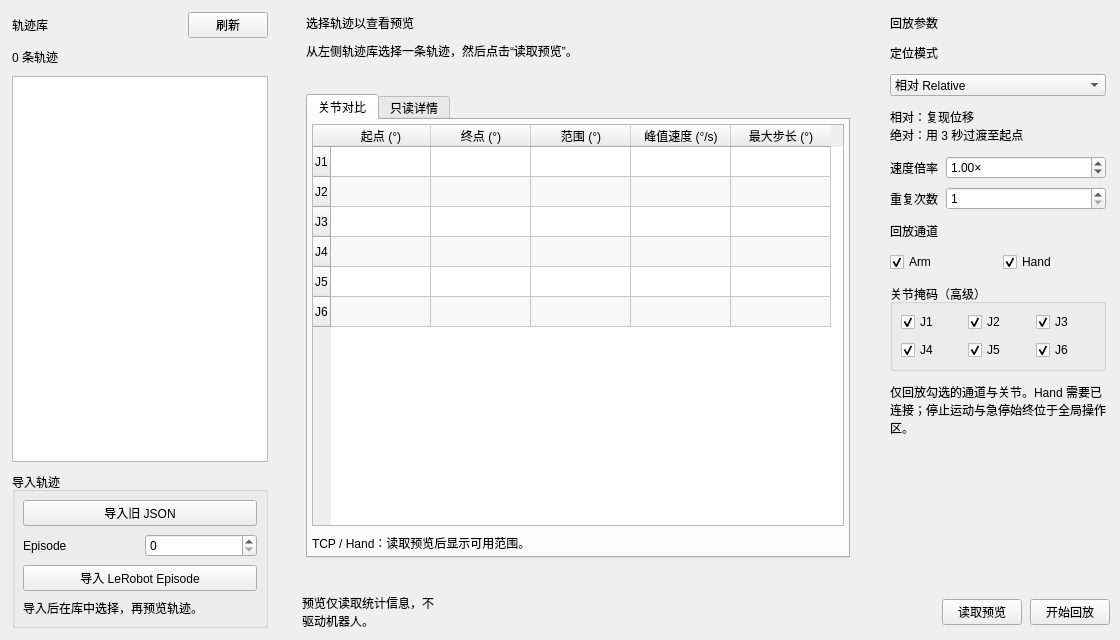
<?xml version='1.0' encoding='utf-8'?>
<ui version="4.0">
 <class>TrajectoryPanel</class>
 <widget class="QWidget" name="TrajectoryPanel">
  <property name="geometry">
   <rect>
    <x>0</x>
    <y>0</y>
    <width>1120</width>
    <height>640</height>
   </rect>
  </property>
  <property name="minimumSize">
   <size>
    <width>0</width>
    <height>260</height>
   </size>
  </property>
  <layout class="QHBoxLayout" name="trajectory_root_layout" stretch="0,1">
   <property name="leftMargin">
    <number>0</number>
   </property>
   <property name="topMargin">
    <number>0</number>
   </property>
   <property name="rightMargin">
    <number>0</number>
   </property>
   <property name="bottomMargin">
    <number>0</number>
   </property>
   <property name="spacing">
    <number>12</number>
   </property>
   <item>
    <widget class="QFrame" name="trajectory_library_panel">
     <property name="minimumSize">
      <size>
       <width>212</width>
       <height>0</height>
      </size>
     </property>
     <property name="maximumSize">
      <size>
       <width>280</width>
       <height>16777215</height>
      </size>
     </property>
     <property name="role" stdset="0">
      <string>surfacePanel</string>
     </property>
     <layout class="QVBoxLayout" name="trajectory_library_layout">
      <property name="leftMargin">
       <number>12</number>
      </property>
      <property name="topMargin">
       <number>12</number>
      </property>
      <property name="rightMargin">
       <number>12</number>
      </property>
      <property name="bottomMargin">
       <number>12</number>
      </property>
      <property name="spacing">
       <number>10</number>
      </property>
      <item>
       <layout class="QHBoxLayout" name="trajectory_library_header" stretch="1,0">
        <property name="leftMargin">
         <number>0</number>
        </property>
        <property name="topMargin">
         <number>0</number>
        </property>
        <property name="rightMargin">
         <number>0</number>
        </property>
        <property name="bottomMargin">
         <number>0</number>
        </property>
        <property name="spacing">
         <number>10</number>
        </property>
        <item>
         <widget class="QLabel" name="trajectory_library_title">
          <property name="text">
           <string>轨迹库</string>
          </property>
          <property name="wordWrap">
           <bool>true</bool>
          </property>
          <property name="role" stdset="0">
           <string>sectionTitle</string>
          </property>
         </widget>
        </item>
        <item>
         <widget class="QPushButton" name="trajectory_refresh_button">
          <property name="text">
           <string>刷新</string>
          </property>
          <property name="role" stdset="0">
           <string>quiet</string>
          </property>
         </widget>
        </item>
       </layout>
      </item>
      <item>
       <widget class="QLabel" name="trajectory_library_count">
        <property name="text">
         <string>0 条轨迹</string>
        </property>
        <property name="wordWrap">
         <bool>true</bool>
        </property>
        <property name="role" stdset="0">
         <string>mutedText</string>
        </property>
       </widget>
      </item>
      <item>
       <widget class="QListWidget" name="trajectory_saved_list">
        <property name="role" stdset="0">
         <string>trajectoryLibrary</string>
        </property>
        <property name="wordWrap">
         <bool>true</bool>
        </property>
        <property name="selectionMode">
         <enum>QAbstractItemView::SingleSelection</enum>
        </property>
       </widget>
      </item>
      <item>
       <widget class="QGroupBox" name="trajectory_import_group">
        <property name="title">
         <string>导入轨迹</string>
        </property>
        <layout class="QVBoxLayout" name="trajectory_import_layout">
         <property name="leftMargin">
          <number>8</number>
         </property>
         <property name="topMargin">
          <number>8</number>
         </property>
         <property name="rightMargin">
          <number>8</number>
         </property>
         <property name="bottomMargin">
          <number>8</number>
         </property>
         <property name="spacing">
          <number>8</number>
         </property>
         <item>
          <widget class="QPushButton" name="trajectory_import_json_button">
           <property name="text">
            <string>导入旧 JSON</string>
           </property>
          </widget>
         </item>
         <item>
          <layout class="QHBoxLayout" name="trajectory_episode_row">
           <property name="leftMargin">
            <number>0</number>
           </property>
           <property name="topMargin">
            <number>0</number>
           </property>
           <property name="rightMargin">
            <number>0</number>
           </property>
           <property name="bottomMargin">
            <number>0</number>
           </property>
           <property name="spacing">
            <number>10</number>
           </property>
           <item>
            <widget class="QLabel" name="trajectory_episode_label">
             <property name="text">
              <string>Episode</string>
             </property>
             <property name="wordWrap">
              <bool>true</bool>
             </property>
            </widget>
           </item>
           <item>
            <widget class="QSpinBox" name="trajectory_episode_spin">
             <property name="maximum">
              <number>1000000</number>
             </property>
             <property name="toolTip">
              <string>选择要从 LeRobot 数据集导入的 Episode 索引</string>
             </property>
            </widget>
           </item>
          </layout>
         </item>
         <item>
          <widget class="QPushButton" name="trajectory_import_episode_button">
           <property name="text">
            <string>导入 LeRobot Episode</string>
           </property>
          </widget>
         </item>
         <item>
          <widget class="QLabel" name="trajectory_import_hint">
           <property name="text">
            <string>导入后在库中选择，再预览轨迹。</string>
           </property>
           <property name="wordWrap">
            <bool>true</bool>
           </property>
           <property name="role" stdset="0">
            <string>mutedText</string>
           </property>
          </widget>
         </item>
        </layout>
       </widget>
      </item>
     </layout>
    </widget>
   </item>
   <item>
    <widget class="QWidget" name="trajectory_workspace">
     <layout class="QVBoxLayout" name="trajectory_workspace_layout" stretch="1,0">
      <property name="leftMargin">
       <number>0</number>
      </property>
      <property name="topMargin">
       <number>0</number>
      </property>
      <property name="rightMargin">
       <number>0</number>
      </property>
      <property name="bottomMargin">
       <number>0</number>
      </property>
      <property name="spacing">
       <number>12</number>
      </property>
      <item>
       <widget class="QScrollArea" name="trajectory_content_scroll">
        <property name="widgetResizable">
         <bool>true</bool>
        </property>
        <property name="frameShape">
         <enum>QFrame::NoFrame</enum>
        </property>
        <property name="horizontalScrollBarPolicy">
         <enum>Qt::ScrollBarAsNeeded</enum>
        </property>
        <widget class="QWidget" name="trajectory_content">
         <property name="geometry">
          <rect>
           <x>0</x>
           <y>0</y>
           <width>860</width>
           <height>520</height>
          </rect>
         </property>
         <layout class="QHBoxLayout" name="trajectory_content_layout" stretch="1,0">
          <property name="leftMargin">
           <number>0</number>
          </property>
          <property name="topMargin">
           <number>0</number>
          </property>
          <property name="rightMargin">
           <number>0</number>
          </property>
          <property name="bottomMargin">
           <number>0</number>
          </property>
          <property name="spacing">
           <number>12</number>
          </property>
          <item>
           <widget class="QStackedWidget" name="trajectory_center_stack">
            <property name="currentIndex">
             <number>1</number>
            </property>
            <widget class="QFrame" name="trajectory_record_center">
             <property name="role" stdset="0">
              <string>surfacePanel</string>
             </property>
             <layout class="QVBoxLayout" name="trajectory_record_center_layout">
              <property name="leftMargin">
               <number>18</number>
              </property>
              <property name="topMargin">
               <number>18</number>
              </property>
              <property name="rightMargin">
               <number>18</number>
              </property>
              <property name="bottomMargin">
               <number>18</number>
              </property>
              <property name="spacing">
               <number>16</number>
              </property>
              <item>
               <widget class="QLabel" name="trajectory_record_title">
                <property name="text">
                 <string>录制工作区</string>
                </property>
                <property name="wordWrap">
                 <bool>true</bool>
                </property>
                <property name="role" stdset="0">
                 <string>sectionTitle</string>
                </property>
               </widget>
              </item>
              <item>
               <widget class="QLabel" name="trajectory_record_indicator">
                <property name="text">
                 <string>REC · 准备录制</string>
                </property>
                <property name="wordWrap">
                 <bool>true</bool>
                </property>
                <property name="role" stdset="0">
                 <string>metricValue</string>
                </property>
               </widget>
              </item>
              <item>
               <widget class="QLabel" name="trajectory_status_label">
                <property name="text">
                 <string>未录制 · 0 帧 · 0.00 s</string>
                </property>
                <property name="wordWrap">
                 <bool>true</bool>
                </property>
                <property name="role" stdset="0">
                 <string>stateHeadline</string>
                </property>
               </widget>
              </item>
              <item>
               <layout class="QHBoxLayout" name="trajectory_record_metrics" stretch="1,1">
                <property name="leftMargin">
                 <number>0</number>
                </property>
                <property name="topMargin">
                 <number>0</number>
                </property>
                <property name="rightMargin">
                 <number>0</number>
                </property>
                <property name="bottomMargin">
                 <number>0</number>
                </property>
                <property name="spacing">
                 <number>10</number>
                </property>
                <item>
                 <widget class="QWidget" name="trajectory_frames_metric">
                  <layout class="QVBoxLayout" name="trajectory_frames_layout">
                   <property name="leftMargin">
                    <number>0</number>
                   </property>
                   <property name="topMargin">
                    <number>0</number>
                   </property>
                   <property name="rightMargin">
                    <number>0</number>
                   </property>
                   <property name="bottomMargin">
                    <number>0</number>
                   </property>
                   <property name="spacing">
                    <number>4</number>
                   </property>
                   <item>
                    <widget class="QLabel" name="trajectory_frames_label">
                     <property name="text">
                      <string>已采集帧数</string>
                     </property>
                     <property name="wordWrap">
                      <bool>true</bool>
                     </property>
                     <property name="role" stdset="0">
                      <string>metricLabel</string>
                     </property>
                    </widget>
                   </item>
                   <item>
                    <widget class="QLabel" name="trajectory_frames_value">
                     <property name="text">
                      <string>—</string>
                     </property>
                     <property name="wordWrap">
                      <bool>true</bool>
                     </property>
                     <property name="role" stdset="0">
                      <string>metricValue</string>
                     </property>
                    </widget>
                   </item>
                  </layout>
                 </widget>
                </item>
                <item>
                 <widget class="QWidget" name="trajectory_elapsed_metric">
                  <layout class="QVBoxLayout" name="trajectory_elapsed_layout">
                   <property name="leftMargin">
                    <number>0</number>
                   </property>
                   <property name="topMargin">
                    <number>0</number>
                   </property>
                   <property name="rightMargin">
                    <number>0</number>
                   </property>
                   <property name="bottomMargin">
                    <number>0</number>
                   </property>
                   <property name="spacing">
                    <number>4</number>
                   </property>
                   <item>
                    <widget class="QLabel" name="trajectory_elapsed_label">
                     <property name="text">
                      <string>录制时长</string>
                     </property>
                     <property name="wordWrap">
                      <bool>true</bool>
                     </property>
                     <property name="role" stdset="0">
                      <string>metricLabel</string>
                     </property>
                    </widget>
                   </item>
                   <item>
                    <widget class="QLabel" name="trajectory_elapsed_value">
                     <property name="text">
                      <string>—</string>
                     </property>
                     <property name="wordWrap">
                      <bool>true</bool>
                     </property>
                     <property name="role" stdset="0">
                      <string>metricValue</string>
                     </property>
                    </widget>
                   </item>
                  </layout>
                 </widget>
                </item>
               </layout>
              </item>
              <item>
               <widget class="QLabel" name="trajectory_record_context">
                <property name="text">
                 <string>输入名称后开始记录。采集当前控制流程中的机器人与 Hand 状态或指令。</string>
                </property>
                <property name="wordWrap">
                 <bool>true</bool>
                </property>
                <property name="role" stdset="0">
                 <string>mutedText</string>
                </property>
               </widget>
              </item>
              <item>
               <widget class="QLabel" name="trajectory_record_guidance">
                <property name="text">
                 <string>录制期间可继续操作遥操。完成后点击“停止并保存”；保存失败时可重试，或取消本次记录。</string>
                </property>
                <property name="wordWrap">
                 <bool>true</bool>
                </property>
                <property name="role" stdset="0">
                 <string>mutedText</string>
                </property>
               </widget>
              </item>
              <item>
               <spacer name="trajectory_record_space">
                <property name="orientation">
                 <enum>Qt::Vertical</enum>
                </property>
                <property name="sizeHint">
                 <size>
                  <width>20</width>
                  <height>20</height>
                 </size>
                </property>
               </spacer>
              </item>
             </layout>
            </widget>
            <widget class="QFrame" name="trajectory_replay_center">
             <property name="role" stdset="0">
              <string>surfacePanel</string>
             </property>
             <layout class="QVBoxLayout" name="trajectory_replay_center_layout" stretch="0,0,0,1">
              <property name="leftMargin">
               <number>14</number>
              </property>
              <property name="topMargin">
               <number>14</number>
              </property>
              <property name="rightMargin">
               <number>14</number>
              </property>
              <property name="bottomMargin">
               <number>14</number>
              </property>
              <property name="spacing">
               <number>10</number>
              </property>
              <item>
               <widget class="QLabel" name="trajectory_preview_summary">
                <property name="text">
                 <string>选择轨迹以查看预览</string>
                </property>
                <property name="wordWrap">
                 <bool>true</bool>
                </property>
                <property name="role" stdset="0">
                 <string>sectionTitle</string>
                </property>
               </widget>
              </item>
              <item>
               <widget class="QLabel" name="trajectory_preview_hint">
                <property name="text">
                 <string>从左侧轨迹库选择一条轨迹，然后点击“读取预览”。</string>
                </property>
                <property name="wordWrap">
                 <bool>true</bool>
                </property>
                <property name="role" stdset="0">
                 <string>mutedText</string>
                </property>
               </widget>
              </item>
              <item>
               <widget class="QLabel" name="trajectory_preview_warnings">
                <property name="text">
                 <string />
                </property>
                <property name="wordWrap">
                 <bool>true</bool>
                </property>
                <property name="role" stdset="0">
                 <string>stateHeadline</string>
                </property>
               </widget>
              </item>
              <item>
               <widget class="QTabWidget" name="trajectory_preview_tabs">
                <property name="currentIndex">
                 <number>0</number>
                </property>
                <widget class="QWidget" name="trajectory_preview_overview">
                 <attribute name="title">
                  <string>关节对比</string>
                 </attribute>
                 <layout class="QVBoxLayout" name="trajectory_overview_layout">
                  <property name="leftMargin">
                   <number>4</number>
                  </property>
                  <property name="topMargin">
                   <number>4</number>
                  </property>
                  <property name="rightMargin">
                   <number>4</number>
                  </property>
                  <property name="bottomMargin">
                   <number>4</number>
                  </property>
                  <property name="spacing">
                   <number>8</number>
                  </property>
                  <item>
                   <widget class="QTableWidget" name="trajectory_joint_table">
                    <property name="rowCount">
                     <number>6</number>
                    </property>
                    <property name="columnCount">
                     <number>5</number>
                    </property>
                    <property name="alternatingRowColors">
                     <bool>true</bool>
                    </property>
                    <property name="minimumSize">
                     <size>
                      <width>0</width>
                      <height>236</height>
                     </size>
                    </property>
                    <property name="editTriggers">
                     <set>QAbstractItemView::NoEditTriggers</set>
                    </property>
                    <property name="selectionMode">
                     <enum>QAbstractItemView::NoSelection</enum>
                    </property>
                    <property name="focusPolicy">
                     <enum>Qt::NoFocus</enum>
                    </property>
                    <row>
                     <property name="text">
                      <string>J1</string>
                     </property>
                    </row>
                    <row>
                     <property name="text">
                      <string>J2</string>
                     </property>
                    </row>
                    <row>
                     <property name="text">
                      <string>J3</string>
                     </property>
                    </row>
                    <row>
                     <property name="text">
                      <string>J4</string>
                     </property>
                    </row>
                    <row>
                     <property name="text">
                      <string>J5</string>
                     </property>
                    </row>
                    <row>
                     <property name="text">
                      <string>J6</string>
                     </property>
                    </row>
                    <column>
                     <property name="text">
                      <string>起点 (°)</string>
                     </property>
                    </column>
                    <column>
                     <property name="text">
                      <string>终点 (°)</string>
                     </property>
                    </column>
                    <column>
                     <property name="text">
                      <string>范围 (°)</string>
                     </property>
                    </column>
                    <column>
                     <property name="text">
                      <string>峰值速度 (°/s)</string>
                     </property>
                    </column>
                    <column>
                     <property name="text">
                      <string>最大步长 (°)</string>
                     </property>
                    </column>
                   </widget>
                  </item>
                  <item>
                   <widget class="QLabel" name="trajectory_tcp_hand_info">
                    <property name="text">
                     <string>TCP / Hand：读取预览后显示可用范围。</string>
                    </property>
                    <property name="wordWrap">
                     <bool>true</bool>
                    </property>
                    <property name="role" stdset="0">
                     <string>mutedText</string>
                    </property>
                   </widget>
                  </item>
                 </layout>
                </widget>
                <widget class="QWidget" name="trajectory_preview_details">
                 <attribute name="title">
                  <string>只读详情</string>
                 </attribute>
                 <layout class="QVBoxLayout" name="trajectory_details_layout">
                  <property name="leftMargin">
                   <number>4</number>
                  </property>
                  <property name="topMargin">
                   <number>4</number>
                  </property>
                  <property name="rightMargin">
                   <number>4</number>
                  </property>
                  <property name="bottomMargin">
                   <number>4</number>
                  </property>
                  <property name="spacing">
                   <number>10</number>
                  </property>
                  <item>
                   <widget class="QPlainTextEdit" name="trajectory_preview_text">
                    <property name="readOnly">
                     <bool>true</bool>
                    </property>
                    <property name="placeholderText">
                     <string>读取预览后显示原始单位的详细统计与警告。</string>
                    </property>
                   </widget>
                  </item>
                 </layout>
                </widget>
               </widget>
              </item>
             </layout>
            </widget>
           </widget>
          </item>
          <item>
           <widget class="QStackedWidget" name="trajectory_parameters_stack">
            <property name="currentIndex">
             <number>1</number>
            </property>
            <property name="minimumSize">
             <size>
              <width>210</width>
              <height>0</height>
             </size>
            </property>
            <property name="maximumSize">
             <size>
              <width>244</width>
              <height>16777215</height>
             </size>
            </property>
            <widget class="QFrame" name="trajectory_record_parameters">
             <property name="role" stdset="0">
              <string>surfacePanel</string>
             </property>
             <layout class="QVBoxLayout" name="trajectory_record_parameters_layout">
              <property name="leftMargin">
               <number>14</number>
              </property>
              <property name="topMargin">
               <number>14</number>
              </property>
              <property name="rightMargin">
               <number>14</number>
              </property>
              <property name="bottomMargin">
               <number>14</number>
              </property>
              <property name="spacing">
               <number>12</number>
              </property>
              <item>
               <widget class="QLabel" name="trajectory_record_parameters_title">
                <property name="text">
                 <string>录制参数</string>
                </property>
                <property name="wordWrap">
                 <bool>true</bool>
                </property>
                <property name="role" stdset="0">
                 <string>sectionTitle</string>
                </property>
               </widget>
              </item>
              <item>
               <widget class="QLabel" name="trajectory_record_name_label">
                <property name="text">
                 <string>轨迹名称</string>
                </property>
                <property name="wordWrap">
                 <bool>true</bool>
                </property>
               </widget>
              </item>
              <item>
               <widget class="QLineEdit" name="trajectory_record_name">
                <property name="placeholderText">
                 <string>例如 motor_pick_demo_01</string>
                </property>
               </widget>
              </item>
              <item>
               <widget class="QLabel" name="trajectory_record_name_hint">
                <property name="text">
                 <string>名称用于在轨迹库中识别本次记录。开始后名称将锁定。</string>
                </property>
                <property name="wordWrap">
                 <bool>true</bool>
                </property>
                <property name="role" stdset="0">
                 <string>mutedText</string>
                </property>
               </widget>
              </item>
              <item>
               <spacer name="trajectory_record_parameters_space">
                <property name="orientation">
                 <enum>Qt::Vertical</enum>
                </property>
                <property name="sizeHint">
                 <size>
                  <width>20</width>
                  <height>20</height>
                 </size>
                </property>
               </spacer>
              </item>
             </layout>
            </widget>
            <widget class="QFrame" name="trajectory_replay_parameters">
             <property name="role" stdset="0">
              <string>surfacePanel</string>
             </property>
             <layout class="QVBoxLayout" name="trajectory_replay_parameters_layout">
              <property name="leftMargin">
               <number>14</number>
              </property>
              <property name="topMargin">
               <number>14</number>
              </property>
              <property name="rightMargin">
               <number>14</number>
              </property>
              <property name="bottomMargin">
               <number>14</number>
              </property>
              <property name="spacing">
               <number>12</number>
              </property>
              <item>
               <widget class="QLabel" name="trajectory_replay_parameters_title">
                <property name="text">
                 <string>回放参数</string>
                </property>
                <property name="wordWrap">
                 <bool>true</bool>
                </property>
                <property name="role" stdset="0">
                 <string>sectionTitle</string>
                </property>
               </widget>
              </item>
              <item>
               <widget class="QLabel" name="trajectory_mode_label">
                <property name="text">
                 <string>定位模式</string>
                </property>
                <property name="wordWrap">
                 <bool>true</bool>
                </property>
               </widget>
              </item>
              <item>
               <widget class="QComboBox" name="trajectory_mode_combo">
                <property name="toolTip">
                 <string>相对：从当前位置复现位移；绝对：先用 3 秒过渡到轨迹起点</string>
                </property>
                <item>
                 <property name="text">
                  <string>相对 Relative</string>
                 </property>
                </item>
                <item>
                 <property name="text">
                  <string>绝对 Absolute</string>
                 </property>
                </item>
               </widget>
              </item>
              <item>
               <widget class="QLabel" name="trajectory_mode_hint">
                <property name="text">
                 <string>相对：复现位移
绝对：用 3 秒过渡至起点</string>
                </property>
                <property name="wordWrap">
                 <bool>true</bool>
                </property>
                <property name="role" stdset="0">
                 <string>mutedText</string>
                </property>
               </widget>
              </item>
              <item>
               <layout class="QFormLayout" name="trajectory_replay_values">
                <property name="leftMargin">
                 <number>0</number>
                </property>
                <property name="topMargin">
                 <number>0</number>
                </property>
                <property name="rightMargin">
                 <number>0</number>
                </property>
                <property name="bottomMargin">
                 <number>0</number>
                </property>
                <property name="spacing">
                 <number>8</number>
                </property>
                <item row="0" column="0">
                 <widget class="QLabel" name="trajectory_speed_label">
                  <property name="text">
                   <string>速度倍率</string>
                  </property>
                 </widget>
                </item>
                <item row="0" column="1">
                 <widget class="QDoubleSpinBox" name="trajectory_speed_spin">
                  <property name="decimals">
                   <number>2</number>
                  </property>
                  <property name="minimum">
                   <double>0.1</double>
                  </property>
                  <property name="maximum">
                   <double>2.0</double>
                  </property>
                  <property name="singleStep">
                   <double>0.1</double>
                  </property>
                  <property name="value">
                   <double>1.0</double>
                  </property>
                  <property name="suffix">
                   <string>×</string>
                  </property>
                 </widget>
                </item>
                <item row="1" column="0">
                 <widget class="QLabel" name="trajectory_repeat_label">
                  <property name="text">
                   <string>重复次数</string>
                  </property>
                 </widget>
                </item>
                <item row="1" column="1">
                 <widget class="QSpinBox" name="trajectory_repeat_spin">
                  <property name="minimum">
                   <number>1</number>
                  </property>
                  <property name="maximum">
                   <number>1000</number>
                  </property>
                  <property name="value">
                   <number>1</number>
                  </property>
                 </widget>
                </item>
               </layout>
              </item>
              <item>
               <widget class="QLabel" name="trajectory_channels_label">
                <property name="text">
                 <string>回放通道</string>
                </property>
                <property name="wordWrap">
                 <bool>true</bool>
                </property>
               </widget>
              </item>
              <item>
               <layout class="QHBoxLayout" name="trajectory_channels_layout">
                <property name="leftMargin">
                 <number>0</number>
                </property>
                <property name="topMargin">
                 <number>0</number>
                </property>
                <property name="rightMargin">
                 <number>0</number>
                </property>
                <property name="bottomMargin">
                 <number>0</number>
                </property>
                <property name="spacing">
                 <number>10</number>
                </property>
                <item>
                 <widget class="QCheckBox" name="trajectory_arm_check">
                  <property name="text">
                   <string>Arm</string>
                  </property>
                  <property name="checked">
                   <bool>true</bool>
                  </property>
                 </widget>
                </item>
                <item>
                 <widget class="QCheckBox" name="trajectory_hand_check">
                  <property name="text">
                   <string>Hand</string>
                  </property>
                  <property name="checked">
                   <bool>true</bool>
                  </property>
                 </widget>
                </item>
               </layout>
              </item>
              <item>
               <widget class="QGroupBox" name="trajectory_joint_group">
                <property name="title">
                 <string>关节掩码（高级）</string>
                </property>
                <layout class="QGridLayout" name="trajectory_joint_layout">
                 <property name="leftMargin">
                  <number>8</number>
                 </property>
                 <property name="topMargin">
                  <number>8</number>
                 </property>
                 <property name="rightMargin">
                  <number>8</number>
                 </property>
                 <property name="bottomMargin">
                  <number>8</number>
                 </property>
                 <property name="spacing">
                  <number>8</number>
                 </property>
                 <item row="0" column="0">
                  <widget class="QCheckBox" name="trajectory_joint_checks_0">
                   <property name="text">
                    <string>J1</string>
                   </property>
                   <property name="checked">
                    <bool>true</bool>
                   </property>
                  </widget>
                 </item>
                 <item row="0" column="1">
                  <widget class="QCheckBox" name="trajectory_joint_checks_1">
                   <property name="text">
                    <string>J2</string>
                   </property>
                   <property name="checked">
                    <bool>true</bool>
                   </property>
                  </widget>
                 </item>
                 <item row="0" column="2">
                  <widget class="QCheckBox" name="trajectory_joint_checks_2">
                   <property name="text">
                    <string>J3</string>
                   </property>
                   <property name="checked">
                    <bool>true</bool>
                   </property>
                  </widget>
                 </item>
                 <item row="1" column="0">
                  <widget class="QCheckBox" name="trajectory_joint_checks_3">
                   <property name="text">
                    <string>J4</string>
                   </property>
                   <property name="checked">
                    <bool>true</bool>
                   </property>
                  </widget>
                 </item>
                 <item row="1" column="1">
                  <widget class="QCheckBox" name="trajectory_joint_checks_4">
                   <property name="text">
                    <string>J5</string>
                   </property>
                   <property name="checked">
                    <bool>true</bool>
                   </property>
                  </widget>
                 </item>
                 <item row="1" column="2">
                  <widget class="QCheckBox" name="trajectory_joint_checks_5">
                   <property name="text">
                    <string>J6</string>
                   </property>
                   <property name="checked">
                    <bool>true</bool>
                   </property>
                  </widget>
                 </item>
                </layout>
               </widget>
              </item>
              <item>
               <widget class="QLabel" name="trajectory_replay_safety_hint">
                <property name="text">
                 <string>仅回放勾选的通道与关节。Hand 需要已连接；停止运动与急停始终位于全局操作区。</string>
                </property>
                <property name="wordWrap">
                 <bool>true</bool>
                </property>
                <property name="role" stdset="0">
                 <string>mutedText</string>
                </property>
               </widget>
              </item>
              <item>
               <spacer name="trajectory_replay_parameters_space">
                <property name="orientation">
                 <enum>Qt::Vertical</enum>
                </property>
                <property name="sizeHint">
                 <size>
                  <width>20</width>
                  <height>20</height>
                 </size>
                </property>
               </spacer>
              </item>
             </layout>
            </widget>
           </widget>
          </item>
         </layout>
        </widget>
       </widget>
      </item>
      <item>
       <widget class="QStackedWidget" name="trajectory_actions_stack">
        <property name="currentIndex">
         <number>1</number>
        </property>
        <property name="sizePolicy">
         <sizepolicy hsizetype="Expanding" vsizetype="Fixed">
          <horstretch>0</horstretch>
          <verstretch>0</verstretch>
         </sizepolicy>
        </property>
        <widget class="QFrame" name="trajectory_record_actions">
         <property name="role" stdset="0">
          <string>surfacePanel</string>
         </property>
         <layout class="QHBoxLayout" name="trajectory_record_actions_layout">
          <property name="leftMargin">
           <number>10</number>
          </property>
          <property name="topMargin">
           <number>10</number>
          </property>
          <property name="rightMargin">
           <number>10</number>
          </property>
          <property name="bottomMargin">
           <number>10</number>
          </property>
          <property name="spacing">
           <number>8</number>
          </property>
          <item>
           <widget class="QLabel" name="trajectory_record_action_hint">
            <property name="text">
             <string>记录当前操作流程</string>
            </property>
            <property name="wordWrap">
             <bool>true</bool>
            </property>
            <property name="role" stdset="0">
             <string>mutedText</string>
            </property>
           </widget>
          </item>
          <item>
           <spacer name="trajectory_record_action_space">
            <property name="orientation">
             <enum>Qt::Horizontal</enum>
            </property>
            <property name="sizeHint">
             <size>
              <width>20</width>
              <height>20</height>
             </size>
            </property>
           </spacer>
          </item>
          <item>
           <widget class="QPushButton" name="trajectory_record_button">
            <property name="text">
             <string>开始记录</string>
            </property>
            <property name="role" stdset="0">
             <string>primary</string>
            </property>
           </widget>
          </item>
          <item>
           <widget class="QPushButton" name="trajectory_finish_button">
            <property name="text">
             <string>停止并保存</string>
            </property>
            <property name="role" stdset="0">
             <string>primary</string>
            </property>
           </widget>
          </item>
          <item>
           <widget class="QPushButton" name="trajectory_save_button">
            <property name="text">
             <string>重试保存</string>
            </property>
           </widget>
          </item>
          <item>
           <widget class="QPushButton" name="trajectory_cancel_button">
            <property name="text">
             <string>取消记录</string>
            </property>
            <property name="role" stdset="0">
             <string>quiet</string>
            </property>
           </widget>
          </item>
         </layout>
        </widget>
        <widget class="QFrame" name="trajectory_replay_actions">
         <property name="role" stdset="0">
          <string>surfacePanel</string>
         </property>
         <layout class="QHBoxLayout" name="trajectory_replay_actions_layout">
          <property name="leftMargin">
           <number>10</number>
          </property>
          <property name="topMargin">
           <number>10</number>
          </property>
          <property name="rightMargin">
           <number>10</number>
          </property>
          <property name="bottomMargin">
           <number>10</number>
          </property>
          <property name="spacing">
           <number>8</number>
          </property>
          <item>
           <widget class="QLabel" name="trajectory_replay_action_hint">
            <property name="text">
             <string>预览仅读取统计信息，不驱动机器人。</string>
            </property>
            <property name="wordWrap">
             <bool>true</bool>
            </property>
            <property name="role" stdset="0">
             <string>mutedText</string>
            </property>
           </widget>
          </item>
          <item>
           <spacer name="trajectory_replay_action_space">
            <property name="orientation">
             <enum>Qt::Horizontal</enum>
            </property>
            <property name="sizeHint">
             <size>
              <width>20</width>
              <height>20</height>
             </size>
            </property>
           </spacer>
          </item>
          <item>
           <widget class="QPushButton" name="trajectory_preview_button">
            <property name="text">
             <string>读取预览</string>
            </property>
           </widget>
          </item>
          <item>
           <widget class="QPushButton" name="trajectory_play_button">
            <property name="text">
             <string>开始回放</string>
            </property>
            <property name="role" stdset="0">
             <string>primary</string>
            </property>
           </widget>
          </item>
         </layout>
        </widget>
       </widget>
      </item>
     </layout>
    </widget>
   </item>
  </layout>
 </widget>
 <resources />
 <connections />
</ui>
